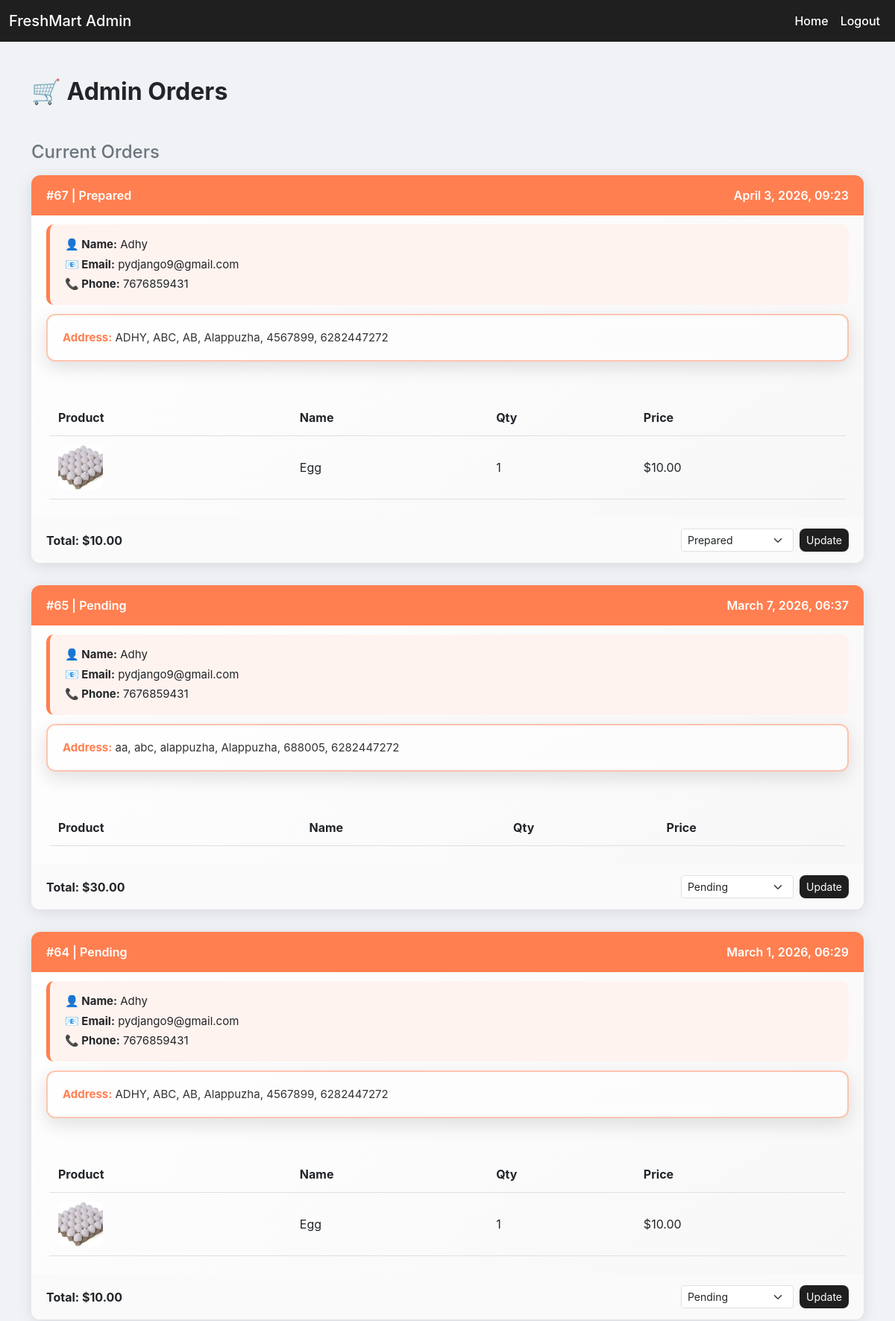
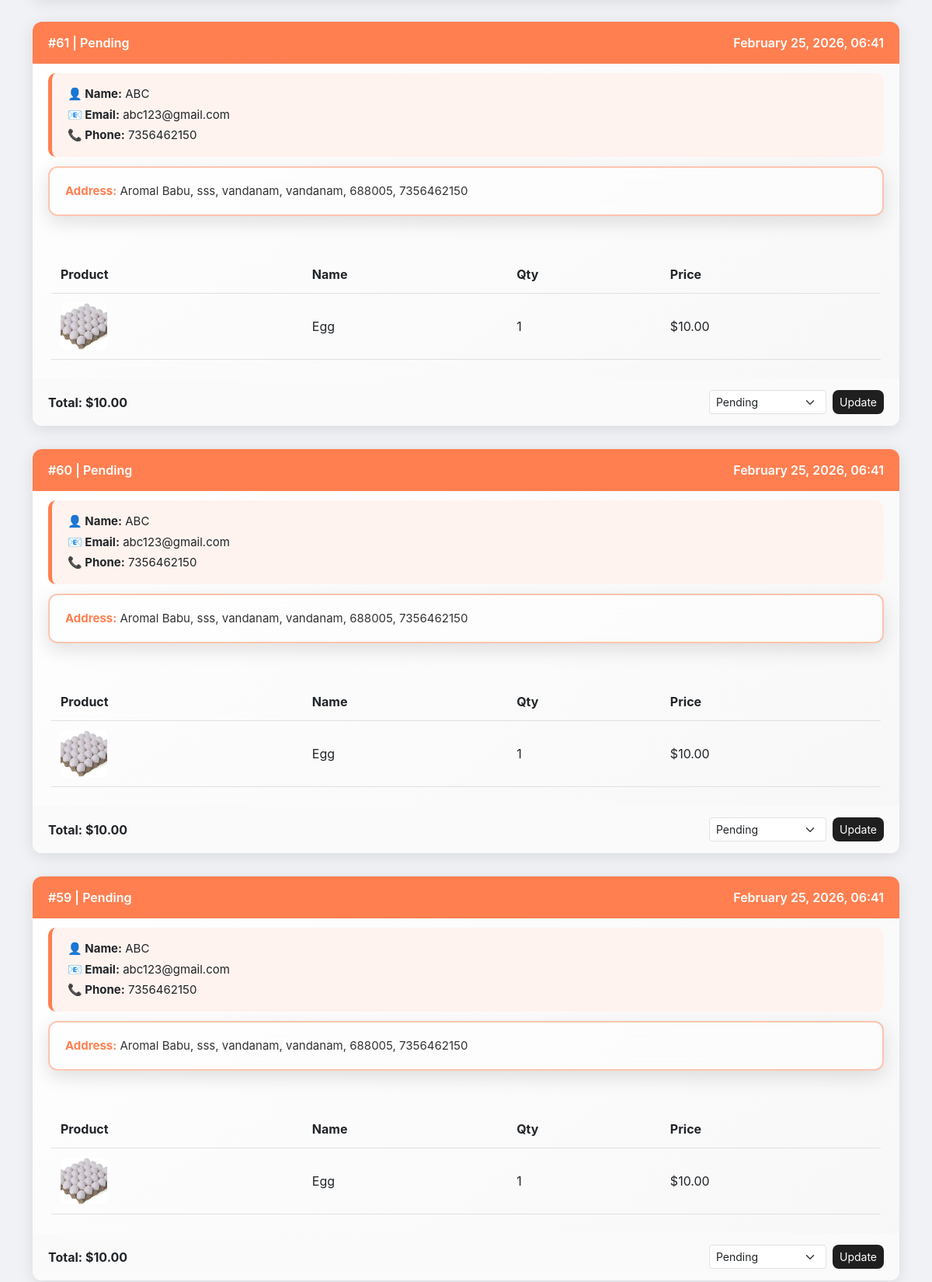
/admin_update_order (upper part), run on the app's committed database (2 pictures, top to bottom).
### myapp/models.py (models this page shows, shortened)
class Order(models.Model):
    USER = models.ForeignKey(User, on_delete=models.CASCADE)
    ADDRESS = models.ForeignKey(Address, on_delete=models.SET_NULL, null=True)
    payment_method = models.CharField(max_length=50)
    total_price = models.DecimalField(max_digits=10, decimal_places=2)
    STATUS = models.CharField(max_length=20, choices=STATUS_CHOICES, default="Pending")
    order_date = models.DateTimeField(auto_now_add=True)

class User(models.Model):
    LOGIN=models.ForeignKey(Login,on_delete=models.CASCADE)
    username=models.CharField(max_length=20)
    firstname=models.CharField(max_length=20)
    lastname=models.CharField(max_length=20)
    phone=models.CharField(max_length=20)

class Login(models.Model):
    email=models.EmailField(max_length=30)
    password=models.CharField(max_length=20)
    user_type=models.CharField(max_length=20)

class Address(models.Model):
    USER = models.ForeignKey(User, on_delete=models.CASCADE)
    fullname = models.CharField(max_length=200)
    phone = models.CharField(max_length=10)
    district = models.CharField(max_length=100)
    city = models.CharField(max_length=100)
    housename = models.CharField(max_length=200)
    landmark = models.CharField(max_length=200)
    state = models.CharField(max_length=10)
    pincode = models.CharField(max_length=10)

class OrderItem(models.Model):
    ORDER = models.ForeignKey(Order, on_delete=models.CASCADE, related_name="items")
    SNACKS = models.ForeignKey(Productsnacks, on_delete=models.CASCADE, null=True, blank=True)
    FRUITS = models.ForeignKey(Productfruits, on_delete=models.CASCADE, null=True, blank=True)
    VEGITABLES = models.ForeignKey(Productvegitable, on_delete=models.CASCADE, null=True, blank=True)
    BEVERAGES = models.ForeignKey(Productbeverages, on_delete=models.CASCADE, null=True, blank=True)
    EGGS = models.ForeignKey(Productegg, on_delete=models.CASCADE, null=True, blank=True)
    FISH = models.ForeignKey(Productfish, on_delete=models.CASCADE, null=True, blank=True)
    RICE = models.ForeignKey(Productrice, on_delete=models.CASCADE, null=True, blank=True)
    MILK = models.ForeignKey(Productmilk, on_delete=models.CASCADE, null=True, blank=True)
    quantity = models.PositiveIntegerField()
    price = models.DecimalField(max_digits=10, decimal_places=2)

class Productegg(models.Model):
    image = models.ImageField(upload_to='products')
    stock = models.PositiveIntegerField(default=0)
    name = models.CharField(max_length=100)
    date = models.DateTimeField(auto_now=True)
    available = models.BooleanField(default=True)
    price = models.IntegerField(help_text="Price for one egg (in rupees)")

### myapp/views.py (the view, shortened to what this page needs)
# urls.py: path('admin_update_order', views.admin_update_order, name='admin_update_order'),
def admin_update_order(request):
    current_orders = Order.objects.exclude(STATUS__in=["Delivered", "Cancelled"]).order_by('-order_date')
    history_orders = Order.objects.filter(STATUS__in=["Delivered", "Cancelled"]).order_by('-order_date')
    status_options = ["Pending", "Confirmed", "Prepared", "Out for Delivery", "Delivered", "Cancelled"]
    return render(request, "admin_update_order.html", {"current_orders": current_orders,"history_orders": history_orders,"status_options": status_options})

### templates/admin_update_order.html (shortened to what this page needs)
{% load static %}
<!DOCTYPE html>
<html lang="en">
<head>
    <link href="https://cdn.jsdelivr.net/npm/bootstrap@5.3.2/dist/css/bootstrap.min.css" rel="stylesheet">
</head>
<body>
<nav class="navbar navbar-expand-lg">
    <div class="container-fluid">
        <a class="navbar-brand" href="#">FreshMart Admin</a>
        <div class="collapse navbar-collapse">
            <ul class="navbar-nav ms-auto">
                <li class="nav-item"><a class="nav-link" href="{% url 'adminhome' %}">Home</a></li>
                <li class="nav-item"><a class="nav-link" href="{% url 'logout' %}">Logout</a></li>
            </ul>
        </div>
    </div>
</nav>
<div class="container my-5">
    <h2 class="mb-5 text-dark fw-bold">🛒 Admin Orders</h2>
    <h4 class="mb-3 text-secondary">Current Orders</h4>
    {% if current_orders %}
        {% for order in current_orders %}
        <div class="order-card {% if order.STATUS == 'Cancelled' %}cancelled{% endif %}">
            <div class="order-header {% if order.STATUS == 'Cancelled' %}cancelled{% endif %}">
                <span>#{{ order.id }} | {{ order.STATUS }}</span>
                <span>{{ order.order_date|date:"F j, Y, H:i" }}</span>
            </div>
            <div class="user-box">
                <p><b>👤 Name:</b> {{ order.USER.username }}</p>
                <p><b>📧 Email:</b> {{ order.USER.LOGIN.email }}</p>
                <p><b>📞 Phone:</b> {{ order.USER.phone }}</p>
            </div>
            <div class="address-box">
                <p><b>Address:</b>
                    {{ order.ADDRESS.fullname }},
                    {{ order.ADDRESS.housename }},
                    {{ order.ADDRESS.landmark }},
                    {{ order.ADDRESS.city }},
                    {{ order.ADDRESS.pincode }},
                    {{ order.ADDRESS.phone }}
                </p>
            </div>
            <div class="p-4">
                <table>
                    <thead>
                        <tr>
                            <th>Product</th><th>Name</th><th>Qty</th><th>Price</th>
                        </tr>
                    </thead>
                    <tbody>
                        {% for item in order.items.all %}
                        <tr>
                            <td>
                                {% if item.EGGS %}<img src="{{ item.EGGS.image.url }}">{% endif %}
                            </td>
                            <td>
                                {% if item.EGGS %}{{ item.EGGS.name }}{% endif %}
                            </td>
                            <td>{{ item.quantity }}</td>
                            <td>${{ item.price }}</td>
                        </tr>
                        {% endfor %}
                    </tbody>
                </table>
            </div>
            <div class="order-summary">
                <span>Total: ${{ order.total_price }}</span>
                <form method="POST" action="{% url 'admin_update_order' %}" class="d-flex">
                    <select name="STATUS" class="form-select form-select-sm me-2">
                        {% for status in status_options %}
                        <option value="{{ status }}" {% if order.STATUS == status %}selected{% endif %}>
                            {{ status }}
                        </option>
                        {% endfor %}
                    </select>
                    <button type="submit" class="btn btn-status btn-sm">Update</button>
                </form>
            </div>
        </div>
        {% endfor %}
    {% else %}
        <p class="text-muted">No current orders.</p>
    {% endif %}
</div>
</body>
</html>

### templates/admin_update_order.html (style rules this page uses)
body { background: #f0f2f5; font-family: 'Inter', sans-serif; }
.navbar { background: #1f1f1f; }
.navbar a, .navbar-brand { color: #fff !important; font-weight: 500; }
.order-card { background: linear-gradient(145deg, #ffffff, #f7f7f7); border-radius: 12px; box-shadow: 0 4px 20px rgba(0,0,0,0.1); margin-bottom: 30px; transition: transform 0.2s; }
.order-header { background: #ff7f50; color: #fff; padding: 15px 20px; border-top-left-radius: 12px; border-top-right-radius: 12px; display: flex; justify-content: space-between; font-weight: 600; }
table { width: 100%; border-collapse: collapse; margin-top: 15px; }
th, td { padding: 12px; border-bottom: 1px solid #e0e0e0; text-align: left; }
table img { width: 60px; height: 60px; object-fit: cover; border-radius: 8px; transition: transform 0.2s; }
.order-summary { background: #fafafa; padding: 15px 20px; font-weight: 700; display: flex; justify-content: space-between; align-items: center; border-bottom-left-radius: 12px; border-bottom-right-radius: 12px; }
.address-box { background: rgba(255, 255, 255, 0.45); backdrop-filter: blur(10px); border-radius: 12px; padding: 16px 20px; margin: 12px 20px; box-shadow: 0 8px 24px rgba(0,0,0,0.12); border: 2px solid rgba(255, 127, 80, 0.45); }
.address-box p { margin: 3px 0; font-size: 15px; color: #333; }
.address-box b { color: #ff7f50; }
.user-box { background: #fff3ef; border-left: 5px solid #ff7f50; padding: 12px 20px; margin: 12px 20px; border-radius: 10px; font-size: 15px; }
.user-box p { margin: 4px 0; }
.btn-status { background: #1f1f1f; color: #fff; border-radius: 8px; transition: background 0.3s; }

### data on the page
Order: id "67", STATUS "Prepared", order_date "April 3, 2026, 09:23", USER.username "Adhy", USER.LOGIN.email "pydjango9@gmail.com", USER.phone "7676859431", ADDRESS.fullname "ADHY", ADDRESS.housename "ABC", ADDRESS.landmark "AB", ADDRESS.city "Alappuzha", ADDRESS.pincode "4567899", ADDRESS.phone "6282447272", total_price "10.00"
OrderItem: EGGS.image (picture), EGGS.name "Egg", quantity "1", price "10.00"
Order: id "65", STATUS "Pending", order_date "March 7, 2026, 06:37", USER.username "Adhy", USER.LOGIN.email "pydjango9@gmail.com", USER.phone "7676859431", ADDRESS.fullname "aa", ADDRESS.housename "abc", ADDRESS.landmark "alappuzha", ADDRESS.city "Alappuzha", ADDRESS.pincode "688005", ADDRESS.phone "6282447272", total_price "30.00"
Order: id "64", STATUS "Pending", order_date "March 1, 2026, 06:29", USER.username "Adhy", USER.LOGIN.email "pydjango9@gmail.com", USER.phone "7676859431", ADDRESS.fullname "ADHY", ADDRESS.housename "ABC", ADDRESS.landmark "AB", ADDRESS.city "Alappuzha", ADDRESS.pincode "4567899", ADDRESS.phone "6282447272", total_price "10.00"
OrderItem: EGGS.image (picture), EGGS.name "Egg", quantity "1", price "10.00"
Order: id "61", STATUS "Pending", order_date "February 25, 2026, 06:41", USER.username "ABC", USER.LOGIN.email "abc123@gmail.com", USER.phone "7356462150", ADDRESS.fullname "Aromal Babu", ADDRESS.housename "sss", ADDRESS.landmark "vandanam", ADDRESS.city "vandanam", ADDRESS.pincode "688005", ADDRESS.phone "7356462150", total_price "10.00"
OrderItem: EGGS.image (picture), EGGS.name "Egg", quantity "1", price "10.00"
Order: id "60", STATUS "Pending", order_date "February 25, 2026, 06:41", USER.username "ABC", USER.LOGIN.email "abc123@gmail.com", USER.phone "7356462150", ADDRESS.fullname "Aromal Babu", ADDRESS.housename "sss", ADDRESS.landmark "vandanam", ADDRESS.city "vandanam", ADDRESS.pincode "688005", ADDRESS.phone "7356462150", total_price "10.00"
OrderItem: EGGS.image (picture), EGGS.name "Egg", quantity "1", price "10.00"
Order: id "59", STATUS "Pending", order_date "February 25, 2026, 06:41", USER.username "ABC", USER.LOGIN.email "abc123@gmail.com", USER.phone "7356462150", ADDRESS.fullname "Aromal Babu", ADDRESS.housename "sss", ADDRESS.landmark "vandanam", ADDRESS.city "vandanam", ADDRESS.pincode "688005", ADDRESS.phone "7356462150", total_price "10.00"
OrderItem: EGGS.image (picture), EGGS.name "Egg", quantity "1", price "10.00"
